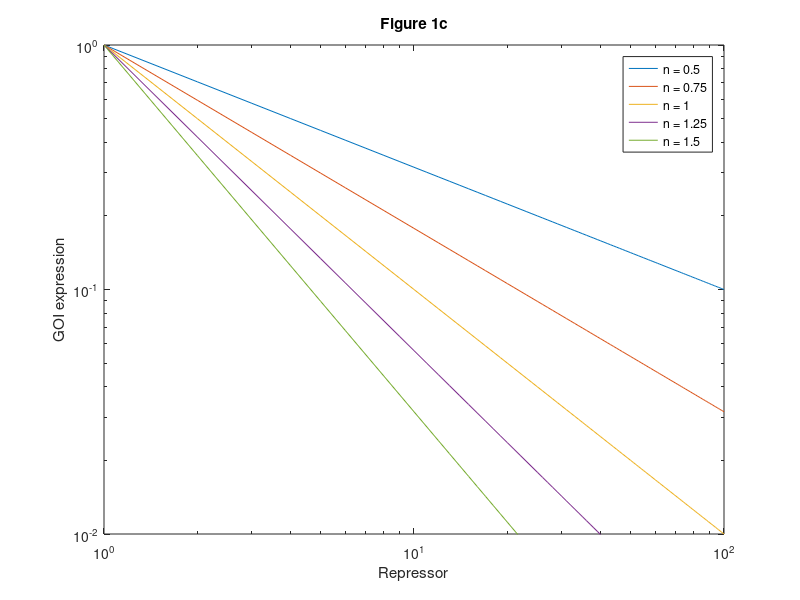
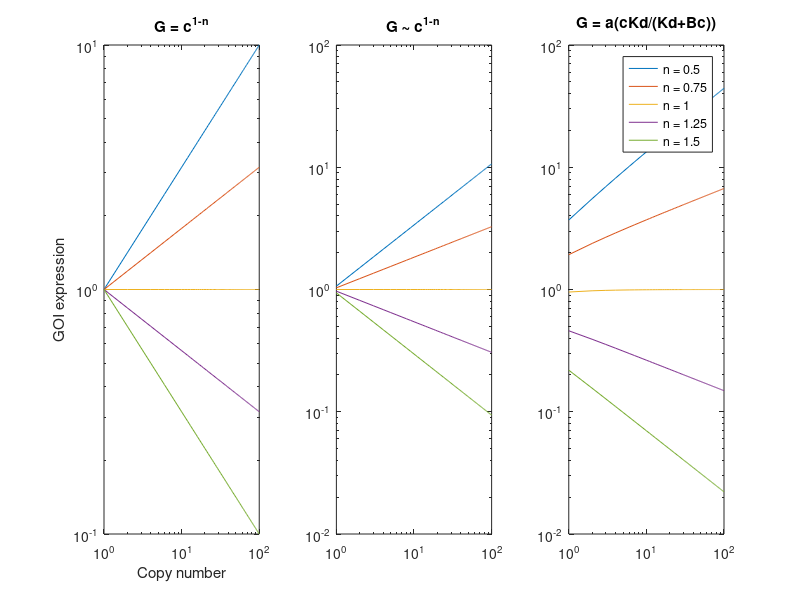
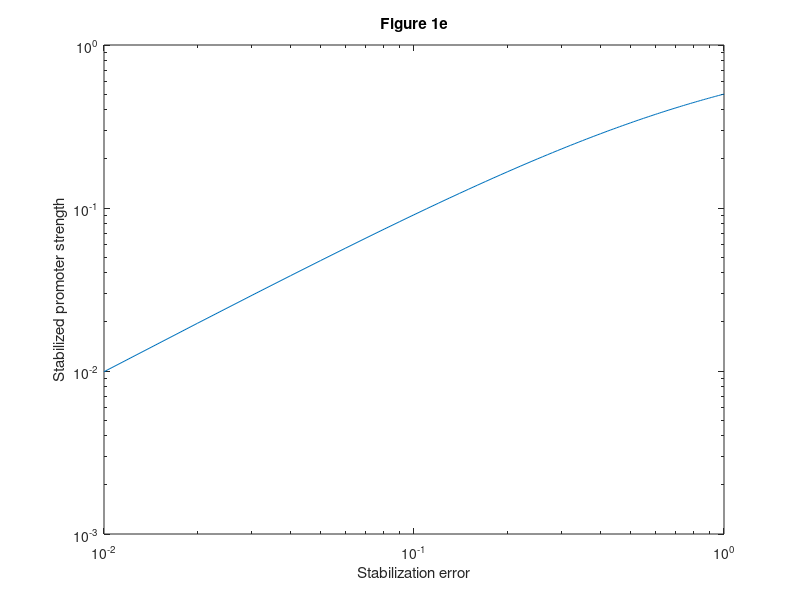

Reproduce these figures in MATLAB, in order.
%iFFL system replicated
%Started: 18-07-2019

%%
%Figure 1c
clear all
close all

%Parameters
copyN = 1;
R = 1:1:100;
nvector = 0.5:0.25:1.5;

figure(1)
for ii = 1:length(nvector)
    n = nvector(ii);
    G = copyN./(R.^n);
    ylim([10^-2, 10^0]);
    loglog(R, G)
    legendentries(ii) = {['n = ', num2str(nvector(ii))]};
    hold on
end
title('Figure 1c')
legend(legendentries)
xlabel('Repressor')
ylabel('GOI expression')

%%
%Figure 1d
clear all

aG = 0.685*10^-3;
bG = 5.31;
aR = 0.685*10^-3;
bR = 5.31;
yR = log(2)/30;
ym = log(2)/5;
yG = log(2)/30;
Kd = 240/4320;
alpha = (bG*(aG/Kd))/(yG*ym);
beta = (bR*aR)/(yR*ym);

copyN = 1:1:100;
nvector = 0.5:0.25:1.5;

figure(2)
for ii = 1:length(nvector)
    n = nvector(ii);
    scaling = (aG*bG*yR^n*ym^n)/(aR^n*bR^n*yG*ym);
    G_14 = scaling.*copyN.^(1-n);
    G_15 = copyN.^(1-n);
    G_16 = alpha.*((copyN.*Kd^n)./(Kd^n+beta^n.*copyN.^n));
    %ylim([10^-1, 10^1])
    
    subplot(1,3,1)
    loglog(copyN, G_15)
    title('G = c^{1-n}')
    xlabel('Copy number')
    ylabel('GOI expression')
    hold on
    
    subplot(1,3,2)
    loglog(copyN, G_14)
    title('G ~ c^{1-n}')
    hold on
    
    subplot(1,3,3)
    loglog(copyN, G_16)
    title('G = a(cKd/(Kd+Bc))')
    hold on
    
    legendentries(ii) = {['n = ', num2str(nvector(ii))]};
end
legend(legendentries)

%%
%Figure 1e

clear all

E = 0.01:0.01:1;

figure(3)
S = E./(E+1);
ylim([10^-2, 10^0])
loglog(E, S)

title('Figure 1e')
xlabel('Stabilization error')
ylabel('Stabilized promoter strength')